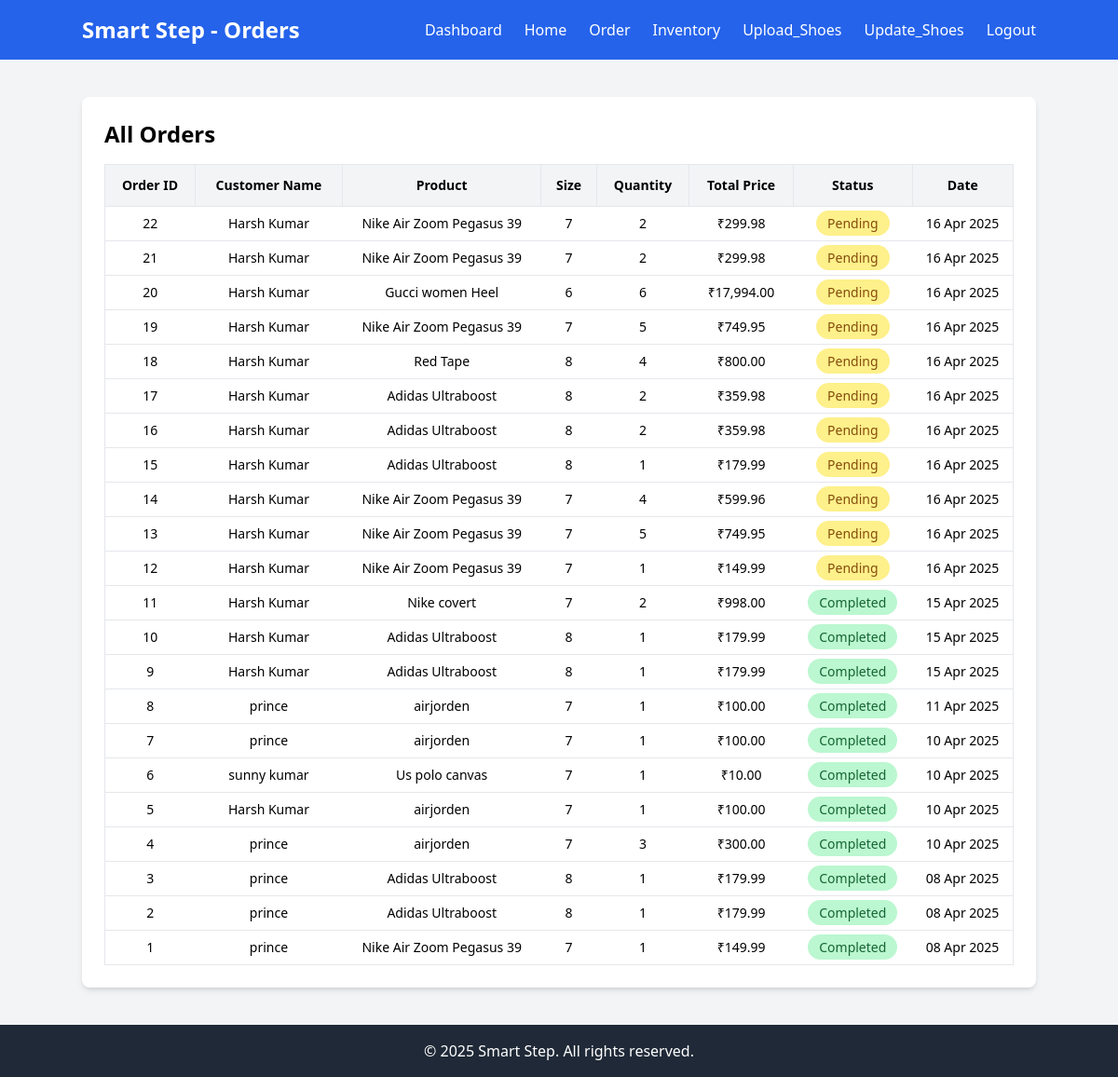
The app's page /order.php with its own data.
### tables this page shows
CREATE TABLE `orders` (
  `id` int(11) NOT NULL,
  `user_id` int(11) NOT NULL,
  `product_id` int(11) NOT NULL,
  `size` varchar(10) DEFAULT NULL,
  `quantity` int(11) NOT NULL,
  `total_price` decimal(10,2) NOT NULL,
  `status` enum('Pending','Completed','Cancelled') DEFAULT 'Pending',
  `created_at` timestamp NOT NULL DEFAULT current_timestamp()
);

CREATE TABLE `users` (
  `id` int(11) NOT NULL,
  `full_name` varchar(255) NOT NULL,
  `email` varchar(255) NOT NULL,
  `password` varchar(255) NOT NULL,
  `role` enum('Customer','Manager','Admin') NOT NULL DEFAULT 'Customer',
  `status` enum('Active','Suspended','Deleted') NOT NULL DEFAULT 'Active',
  `created_at` timestamp NOT NULL DEFAULT current_timestamp()
);

CREATE TABLE `products` (
  `id` int(11) NOT NULL,
  `name` varchar(255) NOT NULL,
  `description` text NOT NULL,
  `price` decimal(10,2) NOT NULL,
  `discount_price` decimal(10,2) DEFAULT NULL,
  `rating` int(11) NOT NULL DEFAULT 5,
  `reviews` int(11) NOT NULL DEFAULT 0,
  `image` varchar(255) NOT NULL,
  `quantity` int(11) NOT NULL DEFAULT 50,
  `size` int(11) NOT NULL
);

### src/order.php (the view, shortened to what this page needs)
<?php
$conn = new mysqli("localhost", "root", "", "smart_step_db");
$sql = "SELECT orders.*, products.name AS product_name, products.size, users.full_name
        FROM orders
        JOIN products ON orders.product_id = products.id
        JOIN users ON orders.user_id = users.id
        ORDER BY orders.created_at DESC";
$result = $conn->query($sql);
?>
<!DOCTYPE html>
<html lang="en">
<head>
    <script src="https://cdn.tailwindcss.com"></script>
</head>
<body class="bg-gray-100">
<nav class="bg-blue-600 p-4 text-white">
    <div class="container mx-auto flex justify-between items-center">
        <h1 class="text-2xl font-bold">Smart Step - Orders</h1>
        <ul class="flex space-x-6">
            <li><a href="admin.php" class="hover:underline">Dashboard</a></li>
            <li><a href="index.php" class="hover:underline">Home</a></li>
            <li><a href="order.php" class="hover:underline">Order</a></li>
            <li><a href="inventory.php" class="hover:underline">Inventory</a></li>
            <li><a href="upload_product.php" class="hover:underline">Upload_Shoes</a></li>
            <li><a href="update_quantity.php" class="hover:underline">Update_Shoes</a></li>
            <li><a href="logout.php" class="hover:underline">Logout</a></li>
        </ul>
    </div>
</nav>
<section class="container mx-auto mt-10 bg-white p-6 rounded-lg shadow-md">
    <h2 class="text-2xl font-bold mb-4">All Orders</h2>
    <div class="overflow-x-auto">
        <table class="min-w-full border text-sm">
            <thead>
                <tr class="bg-gray-100">
                    <th class="p-3 border">Order ID</th>
                    <th class="p-3 border">Customer Name</th>
                    <th class="p-3 border">Product</th>
                    <th class="p-3 border">Size</th>
                    <th class="p-3 border">Quantity</th>
                    <th class="p-3 border">Total Price</th>
                    <th class="p-3 border">Status</th>
                    <th class="p-3 border">Date</th>
                </tr>
            </thead>
            <tbody>
                <?php if ($result && $result->num_rows > 0): ?>
                    <?php while ($row = $result->fetch_assoc()): ?>
                        <tr class="text-center border-t">
                            <td class="p-2"><?= $row['id'] ?></td>
                            <td class="p-2"><?= htmlspecialchars($row['full_name']) ?></td>
                            <td class="p-2"><?= htmlspecialchars($row['product_name']) ?></td>
                            <td class="p-2"><?= htmlspecialchars($row['size']) ?></td>
                            <td class="p-2"><?= $row['quantity'] ?></td>
                            <td class="p-2">₹<?= number_format($row['total_price'], 2) ?></td>
                            <td class="p-2">
                                <?php
                                $status = $row['status'];
                                $color = match ($status) {
                                    'Pending' => 'bg-yellow-200 text-yellow-800',
                                    'Completed' => 'bg-green-200 text-green-800',
                                    'Cancelled' => 'bg-red-200 text-red-800',
                                    default => 'bg-gray-200 text-gray-800',
                                };
                                ?>
                                <span class="px-3 py-1 rounded-full <?= $color ?>"><?= $status ?></span>
                            </td>
                            <td class="p-2"><?= date("d M Y", strtotime($row['created_at'])) ?></td>
                        </tr>
                    <?php endwhile; ?>
                <?php else: ?>
                    <tr>
                        <td colspan="8" class="text-center p-4 text-gray-600">No orders found.</td>
                    </tr>
                <?php endif; ?>
            </tbody>
        </table>
    </div>
</section>
<footer class="bg-gray-800 text-white text-center py-4 mt-10">
    &copy; 2025 Smart Step. All rights reserved.
</footer>
</body>
</html>

### records on screen
orders: id "22", user.full_name "Harsh Kumar", product.name "Nike Air Zoom Pegasus 39", product.size "7", quantity "2", total_price "299.98", status "Pending", created_at "16 Apr 2025"
orders: id "21", user.full_name "Harsh Kumar", product.name "Nike Air Zoom Pegasus 39", product.size "7", quantity "2", total_price "299.98", status "Pending", created_at "16 Apr 2025"
orders: id "20", user.full_name "Harsh Kumar", product.name "Gucci women Heel", product.size "6", quantity "6", total_price "17,994.00", status "Pending", created_at "16 Apr 2025"
orders: id "19", user.full_name "Harsh Kumar", product.name "Nike Air Zoom Pegasus 39", product.size "7", quantity "5", total_price "749.95", status "Pending", created_at "16 Apr 2025"
orders: id "18", user.full_name "Harsh Kumar", product.name "Red Tape", product.size "8", quantity "4", total_price "800.00", status "Pending", created_at "16 Apr 2025"
orders: id "17", user.full_name "Harsh Kumar", product.name "Adidas Ultraboost", product.size "8", quantity "2", total_price "359.98", status "Pending", created_at "16 Apr 2025"
orders: id "16", user.full_name "Harsh Kumar", product.name "Adidas Ultraboost", product.size "8", quantity "2", total_price "359.98", status "Pending", created_at "16 Apr 2025"
orders: id "15", user.full_name "Harsh Kumar", product.name "Adidas Ultraboost", product.size "8", quantity "1", total_price "179.99", status "Pending", created_at "16 Apr 2025"
orders: id "14", user.full_name "Harsh Kumar", product.name "Nike Air Zoom Pegasus 39", product.size "7", quantity "4", total_price "599.96", status "Pending", created_at "16 Apr 2025"
orders: id "13", user.full_name "Harsh Kumar", product.name "Nike Air Zoom Pegasus 39", product.size "7", quantity "5", total_price "749.95", status "Pending", created_at "16 Apr 2025"
orders: id "12", user.full_name "Harsh Kumar", product.name "Nike Air Zoom Pegasus 39", product.size "7", quantity "1", total_price "149.99", status "Pending", created_at "16 Apr 2025"
orders: id "11", user.full_name "Harsh Kumar", product.name "Nike covert", product.size "7", quantity "2", total_price "998.00", status "Completed", created_at "15 Apr 2025"
orders: id "10", user.full_name "Harsh Kumar", product.name "Adidas Ultraboost", product.size "8", quantity "1", total_price "179.99", status "Completed", created_at "15 Apr 2025"
orders: id "9", user.full_name "Harsh Kumar", product.name "Adidas Ultraboost", product.size "8", quantity "1", total_price "179.99", status "Completed", created_at "15 Apr 2025"
orders: id "8", user.full_name "prince", product.name "airjorden", product.size "7", quantity "1", total_price "100.00", status "Completed", created_at "11 Apr 2025"
orders: id "7", user.full_name "prince", product.name "airjorden", product.size "7", quantity "1", total_price "100.00", status "Completed", created_at "10 Apr 2025"
orders: id "6", user.full_name "sunny kumar", product.name "Us polo canvas", product.size "7", quantity "1", total_price "10.00", status "Completed", created_at "10 Apr 2025"
orders: id "5", user.full_name "Harsh Kumar", product.name "airjorden", product.size "7", quantity "1", total_price "100.00", status "Completed", created_at "10 Apr 2025"
orders: id "4", user.full_name "prince", product.name "airjorden", product.size "7", quantity "3", total_price "300.00", status "Completed", created_at "10 Apr 2025"
orders: id "3", user.full_name "prince", product.name "Adidas Ultraboost", product.size "8", quantity "1", total_price "179.99", status "Completed", created_at "08 Apr 2025"
orders: id "2", user.full_name "prince", product.name "Adidas Ultraboost", product.size "8", quantity "1", total_price "179.99", status "Completed", created_at "08 Apr 2025"
orders: id "1", user.full_name "prince", product.name "Nike Air Zoom Pegasus 39", product.size "7", quantity "1", total_price "149.99", status "Completed", created_at "08 Apr 2025"
